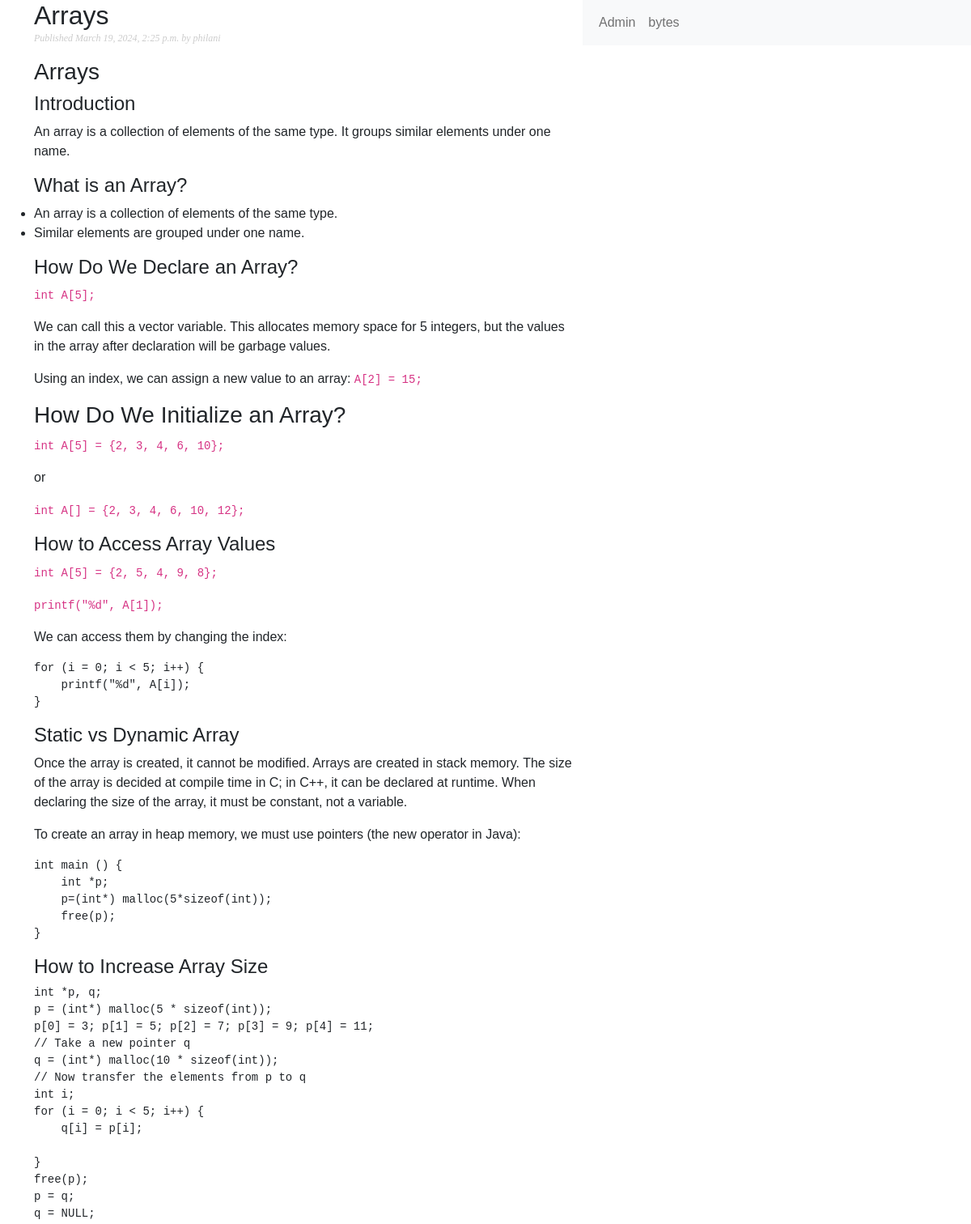
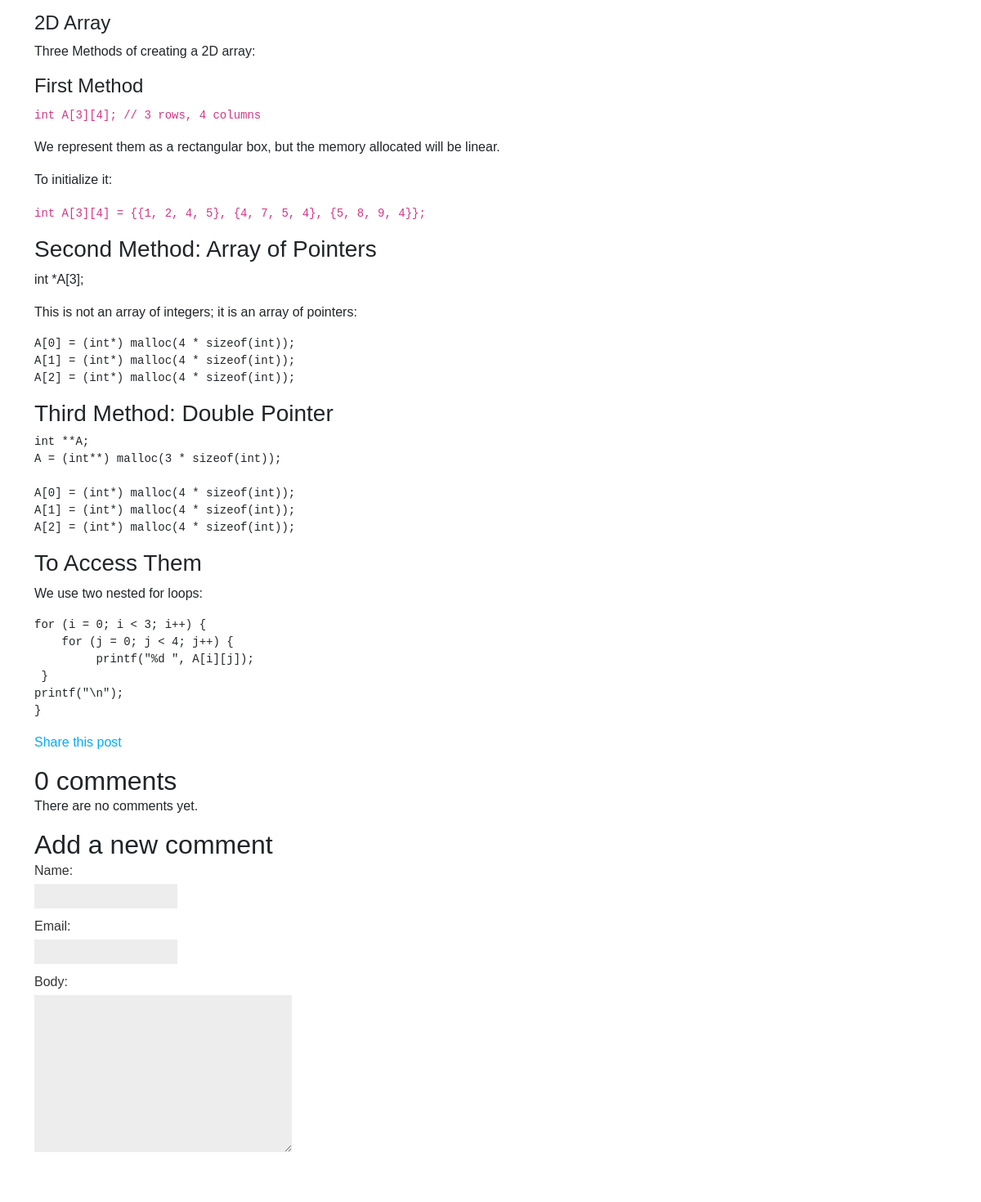
The page /blog/2024/3/19/arrays/ on the database its author committed (2 pictures, top to bottom).
### blog/models.py (models this page shows, shortened)
class Post(models.Model):
    class Status(models.TextChoices):
        DRAFT='DF','Draft'
        PUBLISHED='PB','Published'
    title=models.CharField(max_length=250)
    slug=models.SlugField(max_length=250,unique_for_date='publish')
    author=models.ForeignKey(User,on_delete=models.CASCADE,related_name='blog_posts')
    body=models.TextField()
    publish=models.DateTimeField(default=timezone.now)
    created=models.DateTimeField(auto_now_add=True)
    updated=models.DateTimeField(auto_now=True)
    status=models.CharField(max_length=2,choices=Status.choices,default=Status.DRAFT)
    objects=models.Manager()# the default manager
    published=PublishedManager() #Our custom manager
    class Meta:
        ordering=['-publish']
        indexes=[models.Index(fields=['-publish']),]

### blog/views.py (the view)
def post_detail(request,year,month,day,post):
    post = get_object_or_404(Post,
                             status=Post.Status.PUBLISHED,
                             slug=post,
                             publish__year=year,
                             publish__month=month,
                             publish__day=day)
    comments = post.comments.filter(active=True)
    form = CommentForm()
    return render(request,
                  'blog/post/details.html',
                  {'post': post,
                   'comments': comments,
                   'form': form})
    return render(request,'blog/post/details.html',{'post':post})

### blog/forms.py
class CommentForm(forms.ModelForm):
    class Meta:
        model = Comment
        fields = ['name', 'email', 'body']

### blog/templatetags/blog_tags.py (called while the page is built)
@register.filter(name='markdown')
def markdown_format(text):
    return mark_safe(markdown.markdown(text))

### blog/templates/blog/post/details.html (shortened to what this page needs)
{% extends "blog/base.html" %}
{% load blog_tags %}
{% block content %}
<div class="container">
  <div class="row">
  <h2>{{ post.title }}</h2>
  <p class="date">
    Published {{ post.publish }} by {{ post.author }}
  </p>
  {{ post.body|markdown }}
  <p>
    <a href="{% url "blog:post_share" post.id %}">
    Share this post
    </a>
  </p>
  {% with comments.count as total_comments %}
    <h2>
        {{ total_comments }} comment{{ total_comments|pluralize }}
    </h2>
  {% endwith %}
  {% for comment in comments %}
  <div class="comment">
    <p class="info">
      Comment {{ forloop.counter }} by {{ comment.name }}
      {{ comment.created }}
    </p>
    {{ comment.body|linebreaks }}
  </div>
{% empty %}
  <p>There are no comments yet.</p>
{% endfor %}
{% include "blog/post/includes/comment_form.html" %}
</div>
</div>
{% endblock %}

### blog/static/css/blog.css (style rules this page uses)
body { margin:0; padding:0; font-family:helvetica, sans-serif; }
a { color:#00abff; text-decoration:none; }
h2 { font-weight:normal; margin:30px 0 0; }
p.date { color:#ccc; font-family: georgia, serif; font-size: 12px; font-style: italic; }
label { float:left; clear:both; color:#333; margin-bottom:4px; }
input, textarea { clear:both; float:left; margin:0 0 10px; background:#ededed; border:0; padding:6px 10px; font-size:12px; }

### rows shown on the page
Post: title "Arrays", publish "March 19, 2024, 2:25 p.m.", author "philani", body "Arrays Introduction An array is a collection of elements of the same type. It groups similar elements under one name. What is an Array? An array is a collection of elements of the same type. Similar elements are grouped under one name. How Do We Declare an Array? int A[5]; We can call this a vector variable. This allocates memory space for 5 integers, but the values in the array after declaration will be garbage values. Using an index, we can assign a new value to an array: A[2] = 15; How Do We Initialize an Array? int A[5] = {2, 3, 4, 6, 10}; or int A[] = {2, 3, 4, 6, 10, 12}; How to Access Array Values int A[5] = {2, 5, 4, 9, 8}; printf(\"%d\", A[1]); We can access them by changing the…"

### other values the page prints
{{ total_comments }} "0"
